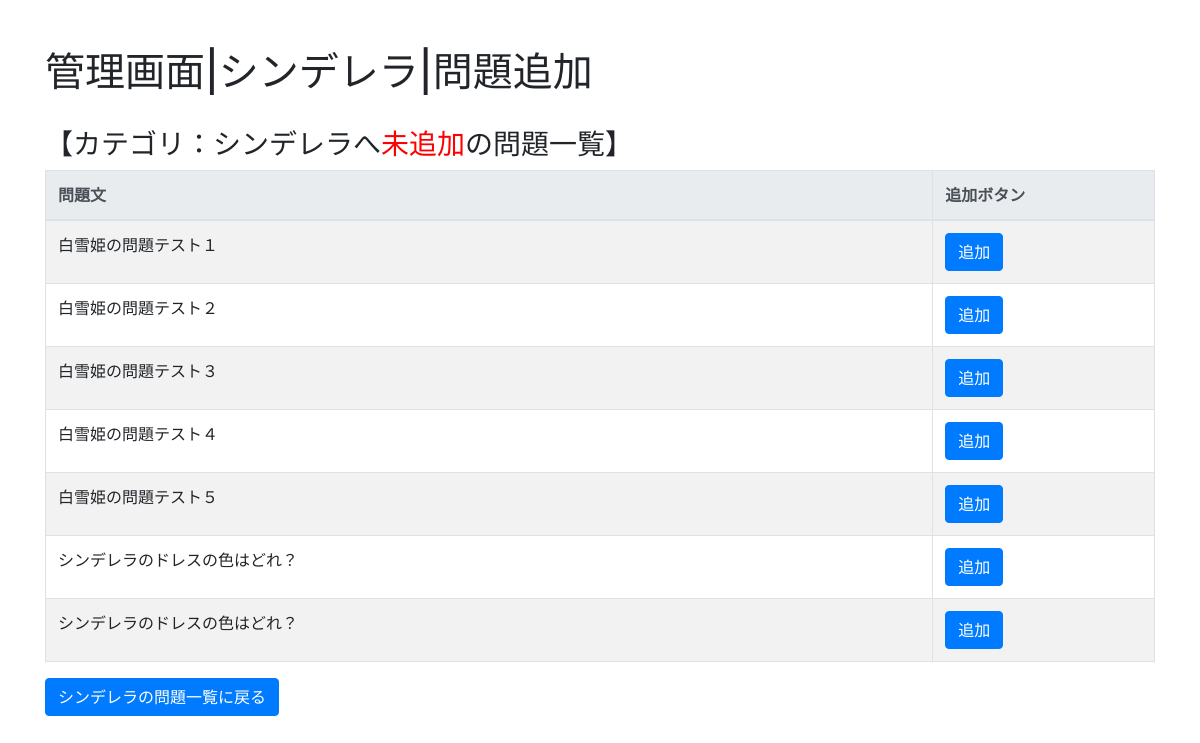
/edit/question/add/1, run on the app's committed database.
### question/models.py (models this page shows, shortened)
class Category(models.Model):
    name = models.CharField('カテゴリ名称', max_length=512, blank=False)
    category_no = models.PositiveSmallIntegerField(verbose_name='カテゴリNo.', default=1)
    CategoryGroup = models.ForeignKey(CategoryGroup, on_delete=models.CASCADE, default=set_default_cateory_group)
    img = models.ImageField(verbose_name='画像', upload_to='images/', null=True)

class Question(models.Model):
    body = models.CharField('本文（漢字）', max_length=1024)
    body_kana = models.CharField('本文（ひらがな）', max_length=1024, default="")
    Category = models.ManyToManyField(Category)
    question_no = models.PositiveSmallIntegerField(verbose_name='問題No.', default=0)
    answer_choice_no = models.PositiveSmallIntegerField(verbose_name='正解No.', default=1)
    ok_comment = models.CharField('解説（正解の場合）', max_length=1024, default="")
    ng_comment = models.CharField('解説（不正解の場合）', max_length=1024, default="")
    question_disp_type = models.ForeignKey(QuestionDispType, on_delete=models.SET_DEFAULT, default=set_default_disp_type)
    choice_type = models.CharField('選択肢のタイプ', max_length=1024, default="text")

class ImageQuestion(models.Model):
    body = models.CharField('本文（漢字）', max_length=1024)
    body_kana = models.CharField('本文（ひらがな）', max_length=1024, default="")
    Category = models.ManyToManyField(Category)
    question_no = models.PositiveSmallIntegerField(verbose_name='問題No.', default=0)
    answer_choice_no = models.PositiveSmallIntegerField(verbose_name='正解No.', default=1)
    ok_comment = models.CharField('解説（正解の場合）', max_length=1024, default="")
    ng_comment = models.CharField('解説（不正解の場合）', max_length=1024, default="")
    wrap_back_num = models.PositiveSmallIntegerField(verbose_name='1行の最大の選択肢数.', default=3)
    choice_type = models.CharField('選択肢のタイプ', max_length=1024, default="img")

### edit/views.py (the view, shortened to what this page needs)
# urls.py: path('question/add/<int:category_id>', views.QuestionAddView.as_view(), name='question_add'),
class QuestionAddView(TemplateView):
    template_name = 'question/question_add.html'
    def get_context_data(self, **kwargs):
        context = super().get_context_data(**kwargs)
        category = Category.objects.get(pk=self.kwargs.get('category_id'))
        category_question_id_list = category.question_set.values_list('id', flat=True)
        category_imagequestion_id_list = category.imagequestion_set.values_list('id', flat=True)
        not_exists_question_list = []
        not_exists_imgquestion_list = []
        all_question = Question.objects.all()
        all_imgquestion = ImageQuestion.objects.all()
        for question in all_question:
            if question.id not in category_question_id_list:
                not_exists_question_list.append(question)
        for question in all_imgquestion:
            if question.id not in category_imagequestion_id_list:
                not_exists_imgquestion_list.append(question)
        context['category'] = category
        context['question_list'] = not_exists_question_list
        context['img_question_list'] = not_exists_imgquestion_list
        context['add_result'] = self.kwargs.get('add_result')
        return context

### edit/templates/question/question_add.html (shortened to what this page needs)
{% extends 'question/base.html' %}
{% block page_title %}管理画面|{{ category.name }}|問題追加{% endblock %}
{% block content %}
<div class="container">
    <div class="row">
      <div class="col-12">
        <br>
        <h3>【カテゴリ：{{ category.name }}へ<font color="red">未追加</font>の問題一覧】</h3>
        <table class="table table-bordered table-striped">
            <thead class="thead-light">
                <tr>
                  <th style="width:80%">問題文</th>
                  <th style="width:20%">追加ボタン</th>
                </tr>
            </thead>
            {% for question in question_list %}
            <tr>
                <td>{{ question.body }}</td>
                <td>
                  <form action="{% url 'question_add' category.pk %}" method="post">
                    <input type="submit" class="btn btn-primary" value="追加"></a>
                  </form>
                </td>
            </tr>
            {% endfor %}
            {% for question in img_question_list %}
            <tr>
                <td>{{ question.body }}</td>
                <td>
                  <form action="{% url 'question_add' category.pk %}" method="post">
                    <input type="submit" class="btn btn-primary" value="追加"></a>
                  </form>
                </td>
            </tr>
            {% endfor %}
        </table>
      </div>
    </div>
    <div class="row">
        <div class="col-12">
          <a class="btn btn-primary" href="{% url 'category_question_list' category.pk %}" role="button">{{ category.name }}の問題一覧に戻る</a>
        </div>
      </div>
</div>
{% endblock %}

### data on the page
Category: name "シンデレラ"
Question: body "白雪姫の問題テスト１"
Question: body "白雪姫の問題テスト２"
Question: body "白雪姫の問題テスト３"
Question: body "白雪姫の問題テスト４"
Question: body "白雪姫の問題テスト５"
Question: body "シンデレラのドレスの色はどれ？"
ImageQuestion: body "シンデレラのドレスの色はどれ？"
